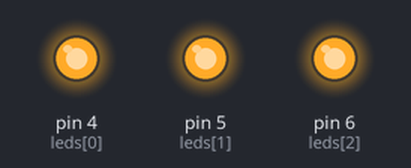
The sketch below on a simulated Arduino Uno, built with avr-gcc and run on an emulated ATmega328P. On the bench: output pins drawn as LEDs (lit = HIGH).

Above: at 0.5 s.
At 3.5 s:
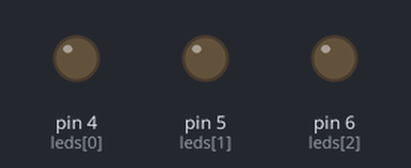
Timing chart, 0 to 4.6 s (numbered marks = the images above):
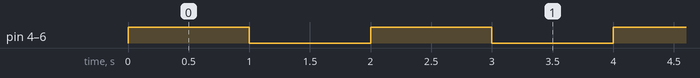

The sketch:

Prog_5_PredidoLEDS.ino
```cpp
//LOS LEDS TIENEN DOS MODOS DE TRABAJNO , UNO DIGITIAL Y EL OTRO ANALOGICO

int leds [] = {4 , 5 , 6};
int i , tam = 3;
//ARDUINO UNO Y MEGA CUENTAN CON UN LED EN LA PLACA QUE SRIVE PARA REALIZAR PRUEBAS
//ESTE LED SE UBICA EN EL PIN 13

void setup() {
  // put your setup code here, to run once:
for (i = 0; i < tam; i++){
  pinMode(leds[i], OUTPUT);
}
}

void loop() { //16mHZ
  // put your main code here, to run repeatedly:
   ///OP1
  for (i = 0; i < tam; i++){
    digitalWrite(leds[i], 1);
}
  delay(1000);
 for (i = 0; i < tam; i++){
    digitalWrite(leds[i], 0);
}
  //op2 .- lo mas comun es esto
  delay(1000);

}
```

Measured:
- by itself, pin 4 (leds[0]), pin 5 (leds[1]), pin 6 (leds[2]): alternates HIGH for 1.0 s and LOW for 1.0 s
